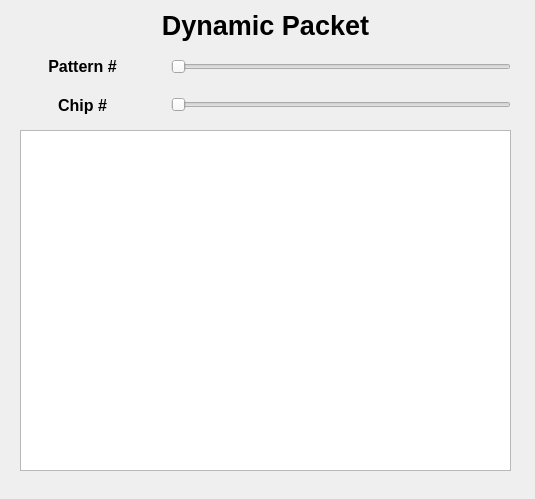
<?xml version="1.0" encoding="UTF-8"?>
<ui version="4.0">
 <class>VerifyDynamicPacketDialog</class>
 <widget class="QDialog" name="VerifyDynamicPacketDialog">
  <property name="windowModality">
   <enum>Qt::WindowModal</enum>
  </property>
  <property name="geometry">
   <rect>
    <x>0</x>
    <y>0</y>
    <width>535</width>
    <height>499</height>
   </rect>
  </property>
  <property name="sizePolicy">
   <sizepolicy hsizetype="Minimum" vsizetype="Preferred">
    <horstretch>0</horstretch>
    <verstretch>0</verstretch>
   </sizepolicy>
  </property>
  <property name="windowTitle">
   <string>Dynamic Packet Verification</string>
  </property>
  <widget class="QLabel" name="headingLabel">
   <property name="geometry">
    <rect>
     <x>20</x>
     <y>0</y>
     <width>491</width>
     <height>51</height>
    </rect>
   </property>
   <property name="font">
    <font>
     <pointsize>20</pointsize>
     <weight>75</weight>
     <bold>true</bold>
    </font>
   </property>
   <property name="text">
    <string>Dynamic Packet</string>
   </property>
   <property name="alignment">
    <set>Qt::AlignCenter</set>
   </property>
  </widget>
  <widget class="QPlainTextEdit" name="dynamicPacketTextEdit">
   <property name="geometry">
    <rect>
     <x>20</x>
     <y>130</y>
     <width>491</width>
     <height>341</height>
    </rect>
   </property>
   <property name="font">
    <font>
     <pointsize>10</pointsize>
    </font>
   </property>
   <property name="readOnly">
    <bool>true</bool>
   </property>
  </widget>
  <widget class="QWidget" name="verticalLayoutWidget">
   <property name="geometry">
    <rect>
     <x>20</x>
     <y>50</y>
     <width>491</width>
     <height>71</height>
    </rect>
   </property>
   <layout class="QVBoxLayout" name="verticalLayout">
    <item>
     <layout class="QHBoxLayout" name="patternHorizontalLayout">
      <item>
       <widget class="QLabel" name="patternLabel">
        <property name="sizePolicy">
         <sizepolicy hsizetype="Expanding" vsizetype="Expanding">
          <horstretch>0</horstretch>
          <verstretch>0</verstretch>
         </sizepolicy>
        </property>
        <property name="maximumSize">
         <size>
          <width>125</width>
          <height>125</height>
         </size>
        </property>
        <property name="font">
         <font>
          <pointsize>12</pointsize>
          <weight>75</weight>
          <bold>true</bold>
         </font>
        </property>
        <property name="text">
         <string>Pattern #</string>
        </property>
        <property name="alignment">
         <set>Qt::AlignCenter</set>
        </property>
       </widget>
      </item>
      <item>
       <spacer name="patternSpacer">
        <property name="orientation">
         <enum>Qt::Horizontal</enum>
        </property>
        <property name="sizeType">
         <enum>QSizePolicy::Fixed</enum>
        </property>
        <property name="sizeHint" stdset="0">
         <size>
          <width>20</width>
          <height>20</height>
         </size>
        </property>
       </spacer>
      </item>
      <item>
       <widget class="QSlider" name="patternSlider">
        <property name="sizePolicy">
         <sizepolicy hsizetype="Expanding" vsizetype="Preferred">
          <horstretch>0</horstretch>
          <verstretch>0</verstretch>
         </sizepolicy>
        </property>
        <property name="maximum">
         <number>1</number>
        </property>
        <property name="orientation">
         <enum>Qt::Horizontal</enum>
        </property>
       </widget>
      </item>
     </layout>
    </item>
    <item>
     <layout class="QHBoxLayout" name="chipHorizontalLayout">
      <item>
       <widget class="QLabel" name="chipLabel">
        <property name="sizePolicy">
         <sizepolicy hsizetype="Expanding" vsizetype="Expanding">
          <horstretch>0</horstretch>
          <verstretch>0</verstretch>
         </sizepolicy>
        </property>
        <property name="maximumSize">
         <size>
          <width>125</width>
          <height>125</height>
         </size>
        </property>
        <property name="font">
         <font>
          <pointsize>12</pointsize>
          <weight>75</weight>
          <bold>true</bold>
         </font>
        </property>
        <property name="text">
         <string>Chip #</string>
        </property>
        <property name="alignment">
         <set>Qt::AlignCenter</set>
        </property>
       </widget>
      </item>
      <item>
       <spacer name="chipSpacer">
        <property name="orientation">
         <enum>Qt::Horizontal</enum>
        </property>
        <property name="sizeType">
         <enum>QSizePolicy::Fixed</enum>
        </property>
        <property name="sizeHint" stdset="0">
         <size>
          <width>20</width>
          <height>20</height>
         </size>
        </property>
       </spacer>
      </item>
      <item>
       <widget class="QSlider" name="chipSlider">
        <property name="sizePolicy">
         <sizepolicy hsizetype="Expanding" vsizetype="Preferred">
          <horstretch>0</horstretch>
          <verstretch>0</verstretch>
         </sizepolicy>
        </property>
        <property name="minimumSize">
         <size>
          <width>110</width>
          <height>0</height>
         </size>
        </property>
        <property name="maximumSize">
         <size>
          <width>16777215</width>
          <height>125</height>
         </size>
        </property>
        <property name="maximum">
         <number>1</number>
        </property>
        <property name="orientation">
         <enum>Qt::Horizontal</enum>
        </property>
       </widget>
      </item>
     </layout>
    </item>
   </layout>
  </widget>
 </widget>
 <resources/>
 <connections/>
</ui>
